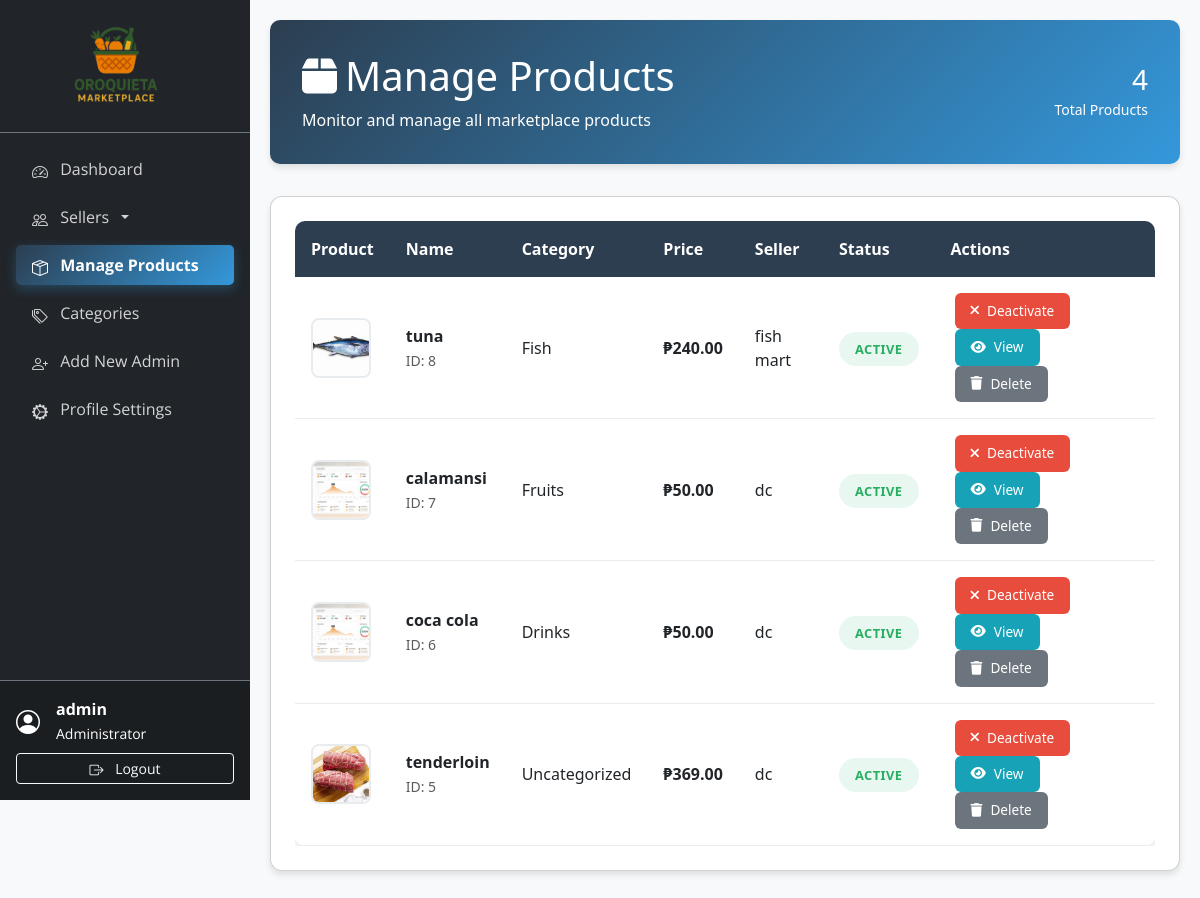
Page /admin/manage_products.php (signed in) on the earlier database version.
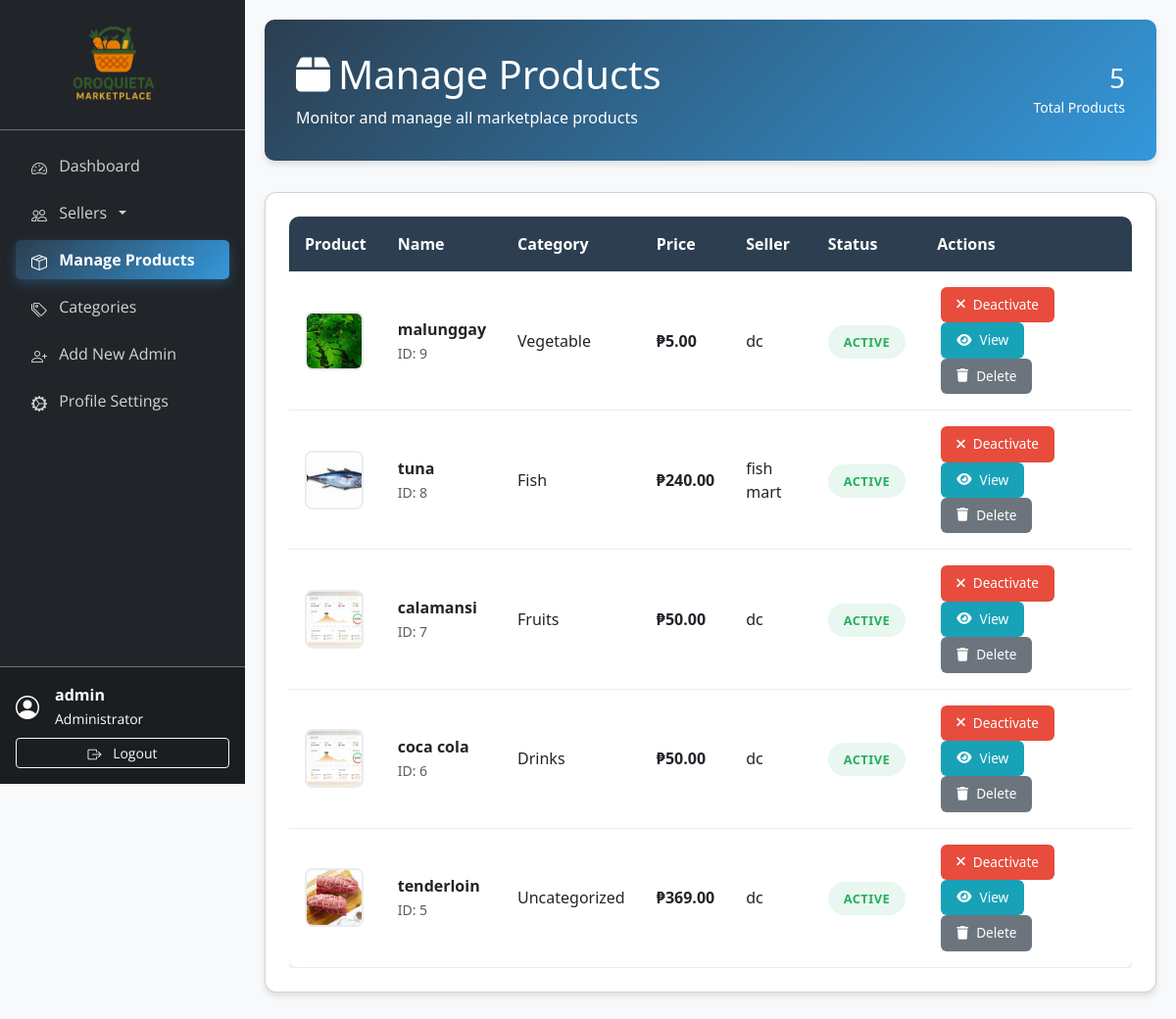
Same page on the later database version.
### tables this page shows
CREATE TABLE `products` (
  `id` int(11) NOT NULL,
  `seller_id` int(11) NOT NULL,
  `category_id` int(11) DEFAULT NULL,
  `name` varchar(255) NOT NULL,
  `description` text DEFAULT NULL,
  `price` decimal(10,2) NOT NULL,
  `stock_quantity` int(11) NOT NULL DEFAULT 0,
  `weight` decimal(10,2) DEFAULT NULL,
  `is_featured` tinyint(1) DEFAULT 0,
  `is_active` tinyint(1) DEFAULT 1,
  `created_at` timestamp NOT NULL DEFAULT current_timestamp(),
  `updated_at` timestamp NOT NULL DEFAULT current_timestamp() ON UPDATE current_timestamp()
);

CREATE TABLE `categories` (
  `id` int(11) NOT NULL,
  `name` varchar(100) NOT NULL,
  `icon` varchar(10) DEFAULT NULL COMMENT 'Emoji or icon character',
  `description` text DEFAULT NULL,
  `parent_id` int(11) DEFAULT NULL,
  `image` varchar(255) DEFAULT NULL,
  `is_active` tinyint(1) DEFAULT 1,
  `created_at` timestamp NOT NULL DEFAULT current_timestamp(),
  `updated_at` timestamp NOT NULL DEFAULT current_timestamp() ON UPDATE current_timestamp()
);

### admin/manage_products.php (the view, shortened to what the changed rows need)
<?php
require_once '../includes/db_connect.php';
try {
    $total_products = (int) $pdo->query("SELECT COUNT(*) FROM products")->fetchColumn();
} catch (Exception $e) {
    $total_products = 0;
}
?>
<!DOCTYPE html>
<html lang="en">
<head>
    <link href="https://cdn.jsdelivr.net/npm/bootstrap@5.3.0/dist/css/bootstrap.min.css" rel="stylesheet">
    <link href="https://cdnjs.cloudflare.com/ajax/libs/font-awesome/6.0.0/css/all.min.css" rel="stylesheet">
    <link href="https://cdn.jsdelivr.net/npm/bootstrap-icons@1.10.0/font/bootstrap-icons.css" rel="stylesheet">
</head>
<body>
    <?php include 'sidebar.php'; ?>
    <div class="main-content">
        <div class="page-header">
            <div class="d-flex justify-content-between align-items-center">
                <div>
                    <h1 class="mb-2"><i class="fas fa-box me-2"></i>Manage Products</h1>
                </div>
                <div class="text-end">
                    <h3 class="mb-0"><?php echo $total_products ?? 0; ?></h3>
                    <small>Total Products</small>
                </div>
            </div>
        </div>
        <div class="card product-card">
            <div class="card-body p-0">
                <div class="table-responsive">
                    <table class="table table-hover mb-0">
                        <thead>
                            <tr>
                                <th>Product</th>
                                <th>Name</th>
                                <th>Category</th>
                                <th>Price</th>
                                <th>Seller</th>
                                <th>Status</th>
                                <th>Actions</th>
                            </tr>
                        </thead>
                        <tbody>
                            <?php
                            $sql = "SELECT p.*, c.name AS category_name,
                                           CONCAT(COALESCE(sa.business_name, s.username)) AS seller_name,
                                           (SELECT image_path FROM product_images pi WHERE pi.product_id = p.id AND pi.is_primary = 1 LIMIT 1) AS primary_image
                                    FROM products p
                                    LEFT JOIN categories c ON p.category_id = c.id
                                    LEFT JOIN sellers s ON p.seller_id = s.id
                                    LEFT JOIN seller_applications sa ON sa.seller_id = s.id AND sa.status = 'approved'
                                    ORDER BY p.id DESC";
                            $stmt = $pdo->query($sql);
                            $products = $stmt->fetchAll();
                            if (empty($products)): ?>
                                <tr>
                                    <td colspan="7" class="text-center py-4">
                                        <div class="empty-state">
                                            <i class="fas fa-box-open"></i>
                                            <h4>No Products Found</h4>
                                            <p>There are no products to display at the moment.</p>
                                        </div>
                                    </td>
                                </tr>
                            <?php else:
                                foreach ($products as $row):
                                    $status_class = $row['is_active'] ? 'status-active' : 'status-inactive';
                                    ?>
                                    <tr class='product-row' data-status='<?php echo $row['status']; ?>'>
                                        <td>
                                            <?php if (!empty($row['primary_image']) && file_exists('../' . $row['primary_image'])): ?>
                                                <img src='<?php echo '../' . htmlspecialchars($row['primary_image']); ?>'
                                                    class='product-image' alt='Product'>
                                            <?php else: ?>
                                                <div class='product-image-placeholder'>
                                                    <i class='fas fa-image'></i>
                                                </div>
                                            <?php endif; ?>
                                        </td>
                                        <td>
                                            <strong><?php echo htmlspecialchars($row['name']); ?></strong>
                                            <br><small class="text-muted">ID: <?php echo $row['id']; ?></small>
                                        </td>
                                        <td><?php echo htmlspecialchars($row['category_name'] ?: 'Uncategorized'); ?></td>
                                        <td><strong>₱<?php echo number_format($row['price'], 2); ?></strong></td>
                                        <td><?php echo htmlspecialchars($row['seller_name'] ?: 'Unknown Seller'); ?></td>
                                        <td>
                                            <span class='status-badge <?php echo $status_class; ?>'>
                                                <?php echo $row['is_active'] ? 'Active' : 'Inactive'; ?>
                                            </span>
                                        </td>
                                        <td>
                                            <?php if ($row['is_active']): ?>
                                                <button type="button" class="btn-action btn-reject"
                                                    onclick="rejectProduct(<?php echo (int) $row['id']; ?>)">
                                                    <i class="fas fa-times"></i>Deactivate
                                                </button>
                                            <?php endif; ?>
                                            <button type="button" class="btn-action btn-view"
                                                onclick="viewProductDetails(<?php echo $row['id']; ?>)">
                                                <i class="fas fa-eye"></i>View
                                            </button>
                                            <button type="button" class="btn-action btn-delete"
                                                onclick="deleteProduct(<?php echo $row['id']; ?>)">
                                                <i class="fas fa-trash"></i>Delete
                                            </button>
                                        </td>
                                    </tr>
                                <?php endforeach; endif; ?>
                        </tbody>
                    </table>
                </div>
            </div>
        </div>
    </div>
</body>
</html>

Differences in the rows shown:
added products: shows a picture, name "malunggay", id "9", category.name "Vegetable", price "5.00", seller_name "dc", is_active "ACTIVE"
Other differences:
$total_products: "4" → "5"
